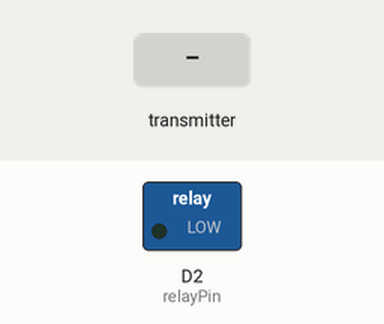
Recording of a sketch running on a simulated ESP8266 (NodeMCU). On the bench: switched loads named in the sketch (green lamp = pin HIGH). The inputs (shaded band) are chosen by the test bench. What the sketch prints to the serial monitor is not drawn.

Above: at 0.1 s.
At 1.2 s:
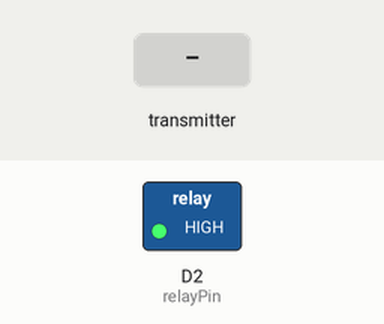
1.3 s: the transmitter starts sending id = 0
Timing chart, 0 to 4.3 s (numbered marks = the images above; inputs shaded):
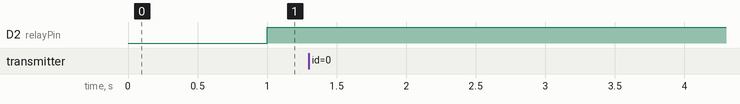

The sketch:

ESPReveiverUART.ino
```cpp
#include <ESP8266WiFi.h>
#include <espnow.h>
#include <Arduino.h>
#include <SoftwareSerial.h>

#define relayPin D2

//SoftwareSerial mySerial(D1, D2); // RX, TX

// Structure example to receive data
// Must match the sender structure b
typedef struct struct_message {
  int id;
  float x;
  float y;
}struct_message;

struct forUART{
  float node1;
  float node2;
} forUART;

// Create a struct_message called myData
struct_message myData;

// Create a structure to hold the readings from each board
struct_message board1;
struct_message board2;
struct_message board3;

unsigned long lastTime = 0;
unsigned long timerDelay = 1000;

// Create an array with all the structures
struct_message boardsStruct[3] = {board1, board2, board3};

// callback function that will be executed when data is received
void OnDataRecv(const uint8_t * mac_addr, const uint8_t *incomingData, int len) {
  char macStr[18];
  Serial.print("Packet received from: ");
  snprintf(macStr, sizeof(macStr), "%02x:%02x:%02x:%02x:%02x:%02x",
           mac_addr[0], mac_addr[1], mac_addr[2], mac_addr[3], mac_addr[4], mac_addr[5]);
  Serial.println(macStr);
  memcpy(&myData, incomingData, sizeof(myData));
  //Serial.printf("Board ID %u: %u bytes\n", myData.id, len);
  // Update the structures with the new incoming data
  boardsStruct[myData.id-1].x = myData.x;
  boardsStruct[myData.id-1].y = myData.y;
  //Serial.printf("x value: %d \n", boardsStruct[myData.id-1].x);
  //Serial.printf("y value: %d \n", boardsStruct[myData.id-1].y);
  //Serial.println();
}

void setup() {
  //Initialize Serial Monitor
  Serial.begin(9600);
  //mySerial.begin(9600);
  pinMode(relayPin,OUTPUT);
  digitalWrite(relayPin,LOW);

  //Set device as a Wi-Fi Station
  WiFi.mode(WIFI_STA);

  //Init ESP-NOW
  if (esp_now_init() != 0) {
    Serial.println("Error initializing ESP-NOW");
    return;
  }

  // Once ESPNow is successfully Init, we will register for recv CB to
  // get recv packer info
  esp_now_register_recv_cb(esp_now_recv_cb_t(OnDataRecv));
}

bool node1Status=true;
bool node2Status=true;

float node1Threshold=0.15;
float node2Threshold=0.15;
float node1node2Threshold=0.25;

int currCheck(float node1Curr, float node2Curr){
  if(node1Curr>=node1node2Threshold&&node2Curr>=node2Threshold)
    return 0;//Both loads connected
  else if(node1Curr>=node1Threshold&&node2Curr<=node2Threshold)
    return 1;//Node 1 working
  else if(node1Curr>=node1Threshold&&node1Curr<=node1node2Threshold&&node2Curr>=node2Threshold)
    return 2;//Node 2 working
  else if(node1Curr<=node1Threshold&&node2Curr<=node2Threshold)
    return 3;//Both loads are not connected
  return 999;
}

void loop() {
  if ((millis() - lastTime) > timerDelay) {
    // Set values to send
    float node1Curr = boardsStruct[0].x;//Node 1 current sensor
    float node1Flex = boardsStruct[0].y;//Node 1 flex sensor
    float node2Curr = boardsStruct[1].x;//Node 2 current sensor
    float node2Flex = boardsStruct[1].y;//Node 2 flex sensor
    forUART.node1 = node1Curr;
    forUART.node2 = node2Curr;
    //float node3Curr = boardsStruct[2].x;//Node 3 current sensor
    //float node3Flex = boardsStruct[2].y;//Node 3 flex sensor
    Serial.println(node1Curr);
    //Serial.println(node1Flex);
    Serial.println("........");
    Serial.println(node2Curr);
    //Serial.println(node2Flex);
    //Serial.println("........");
    //Serial.println(node3Curr);
    //Serial.println(node3Flex);
    int currStatus = currCheck(node1Curr, node2Curr);
    if(currStatus==0){
      Serial.println("Load at Both Nodes");
      digitalWrite(relayPin,LOW);
    }
    else if(currStatus==1){
      Serial.println("Break after Node 2");
      digitalWrite(relayPin,HIGH);
    }
    else if(currStatus==2){
      Serial.println("Break between Node 1 and Node 2");
      digitalWrite(relayPin,HIGH);
    }
    else if(currStatus==3){
      Serial.println("Break before Node 1");
      digitalWrite(relayPin,HIGH);
    }
    else if(currStatus==999){
      Serial.println("Error");
    }
    Serial.println();
    Serial.write('`');
    Serial.write((byte*)&forUART,sizeof(forUART));
    Serial.write('~');
    lastTime = millis();
    // node1Curr=(Node1Curr>0.09)?node1Curr:0.00;
    // node2Curr=(Node2Curr>0.09)?node2Curr:0.00;
    // node3Curr=(Node3Curr>0.09)?node3Curr:0.00;

  }
}
```

Measured:
- after the input at 1.3 s, every drawn part: stays the same
